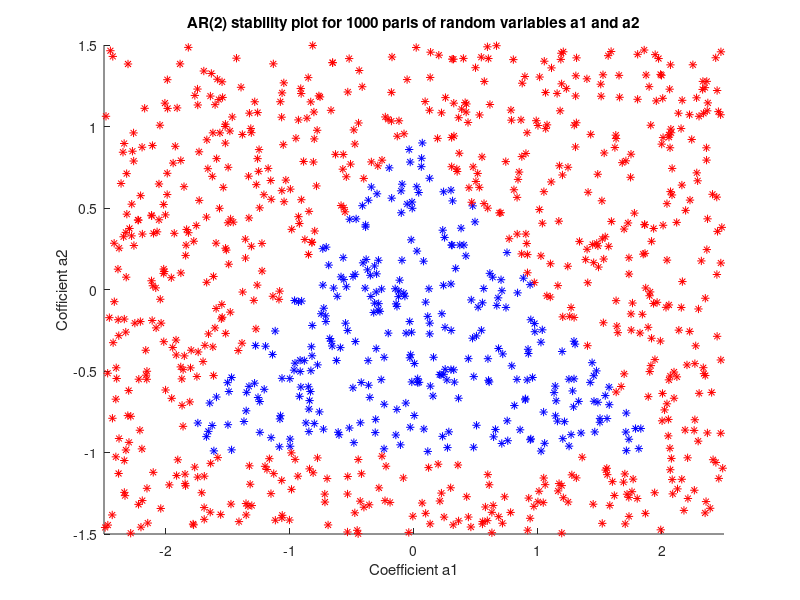

This figure's MATLAB source: (Note: this script raises an error after producing the figure.)
clear all
close all

%Part 2.4.1----------------------------------------------------------------
figure(1)
set(gcf,'Color','w')

a1_low = -2.5;
a1_high = 2.5;
a2_low = -1.5;
a2_high = 1.5;
x = randn(1000,1);
a1 = a1_low + (a1_high - a1_low).*rand(1000,1);
a2 = a2_low + (a2_high - a2_low).*rand(1000,1);

for i= 1:1000
     if (a2(i) + a1(i) < 1) && (a2(i) - a1(i) < 1) && abs(a2(i)) < 1
     hold on
     plot(a1(i),a2(i),'*b');
     end
     if (a2(i) + a1(i) > 1) || (a2(i) - a1(i) > 1) || abs(a2(i)) > 1
     hold on
     plot(a1(i),a2(i),'*r');
     end
end

title('AR(2) stability plot for 1000 paris of random variables a1 and a2')
xlabel('Coefficient a1')
ylabel('Cofficient a2')
axis([-2.5 2.5 -1.5 1.5])

%Part 2.4.2----------------------------------------------------------------
load sunspot.dat
figure(2)
set(gcf,'Color','w')

subplot(3,1,1)
N = 5;
[corr_sunspot,time_lag] = xcorr(sunspot(1:N,2),N,'unbiased');
stem(time_lag,corr_sunspot,'r')
zero_mean = (sunspot(:,2)) - mean(sunspot(:,2));
[corr_sunspot_zm,time_mean_zm] = xcorr(zero_mean(1:N,1),N,'unbiased');
hold on
stem(time_mean_zm,corr_sunspot_zm,'b')
hold off
title('ACF for sunspot times series for a sample lenght of N=5')
xlabel('Time lag')
axis ([-5 5 0 1500])

subplot(3,1,2)
N = 20;
[corr_sunspot,time_lag] = xcorr(sunspot(1:N,2),N,'unbiased');
stem(time_lag,corr_sunspot,'r')
zero_mean = (sunspot(:,2))- mean(sunspot(:,2));
[corr_sunspot_zm,time_mean_zm] = xcorr(zero_mean(1:N,1),N,'unbiased');
hold on
stem(time_mean_zm,corr_sunspot_zm,'b')
hold off
title('ACF for sunspot times series for a sample lenght of N=20')
xlabel('Time lag')
axis ([-20 20 -500 1500])

subplot(3,1,3)
N = 250;
[corr_sunspot,time_lag] = xcorr(sunspot(1:N,2),N,'unbiased');
stem(time_lag,corr_sunspot,'r')
zero_mean = (sunspot(:,2))- mean(sunspot(:,2));
[corr_sunspot_zm,time_mean_zm] = xcorr(zero_mean(1:N,1),N,'unbiased');
hold on
stem(time_mean_zm,corr_sunspot_zm,'b')
hold off
title('ACF for sunspot times series for a sample lenght of N=250')
xlabel('Time lag')
axis ([-250 250 -5000 5000])

%Part 2.4.3----------------------------------------------------------------
ar_coeffs = [];
for order = 1:10
    ar_coeffs = aryule(sunspot(:,2),order);
    display(ar_coeffs)
end

sunspot_zm = zero_mean/std(sunspot(:,2));
for order = 1:10
    [ar_coeffs_zm, NoiseVariance, reflection_coeffs] = aryule(sunspot_zm,order);
    display(ar_coeffs_zm)
end

figure(3)
set(gcf,'Color','w')
stem(reflection_coeffs)
title('Reflection coefficients for different models orders for the sunspot series')
xlabel('Model Order')
ylabel('Reflection coefficient')
axis([0 11 -1 1])

%Part 2.4.4----------------------------------------------------------------
N = length(sunspot_zm);
for order=1:15
    [ar_coeffs,loss_fuction] = aryule(sunspot_zm,order);
    MDL(order) = log10(loss_fuction) + (order/N)*log10(N);
    AIC(order) = log10(loss_fuction) + (2*order)/N;
end

figure (4)
set(gcf,'Color','w')
title('MDL and  AIC for the standardised sunspot series')
xlabel('Model Order')
hold on
plot(MDL)
plot(AIC, 'r')

